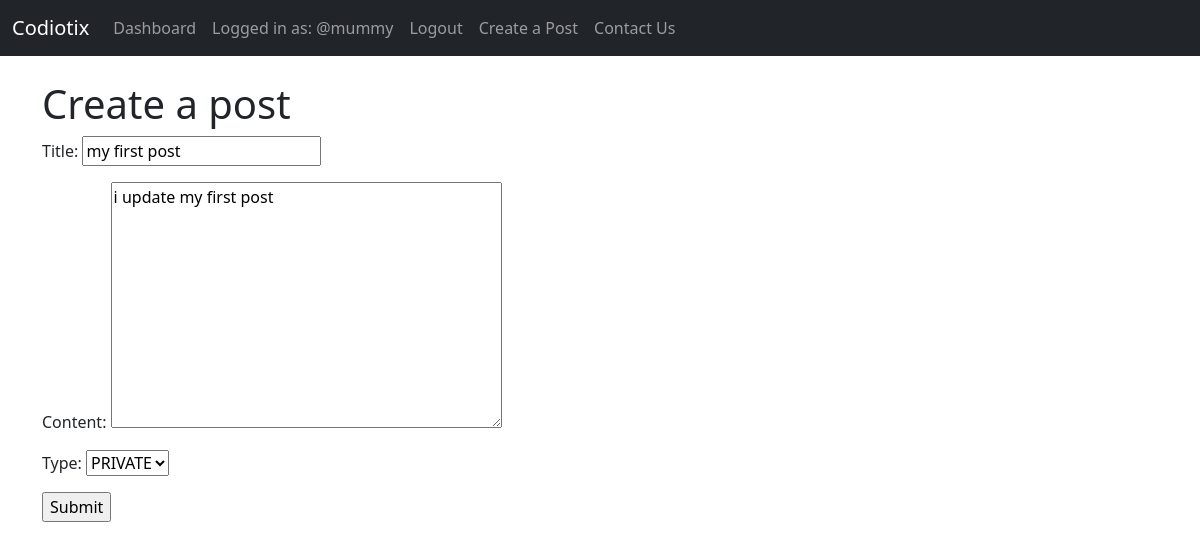
The app's page /update/1 (signed in) with its own data.
### blog/models.py (models this page shows, shortened)
class Post(models.Model):
    CATEGORIES = (
        ('public' ,'PUBLIC'),
        ('private' ,'PRIVATE'),
    )
    Title = models.CharField(max_length=50)
    Content = models.TextField()
    Type = models.CharField(max_length=30 , choices = CATEGORIES , default="public")
    Creator = models.ForeignKey(User , on_delete=models.CASCADE)
    Created_on = models.DateTimeField(auto_now_add=True)
    Updated_on = models.DateTimeField(auto_now=True)

### blog/views.py (the view)
# urls.py: path('update/<str:pk>' , views.Update , name="update"),
def Update(request , pk):
    user = request.user
    post = Post.objects.get(id=pk)
    if user.is_authenticated and post.Creator == user:
        form = CreatePostForm(instance = post)
        if request.method =="POST":
            form = CreatePostForm(request.POST , instance = post)
            if form.is_valid():
                form.save()
                messages.success(request , 'Your post with postid ' +str(post.id)+ ' is updated successfully')
                return redirect('dashboard')
        context ={
            'form':form
        }
        return render(request , 'blog/postform.html' , context)
    elif post.Creator is not user and user.is_authenticated:
        return redirect('dashboard')
    else:
        return redirect('/')

### blog/forms.py
class CreatePostForm(forms.ModelForm):
    class Meta:
        model = Post
        fields = ('Title','Content','Type')

### blog/templates/blog/postform.html (shortened to what this page needs)
{%extends 'blog/main.html'%}
{%block content%}
<div class="container">
<h1 class ="h1 mt-4">Create a post</h1>
<form method = "post" action="">
    {{form.as_p}}
    <input type ="submit" name="Create a Post">
</form>
</div>
{%endblock content%}

### blog/templates/blog/navbar.html (shortened to what this page needs)
{%load static%}
<nav class="navbar navbar-expand-lg navbar-dark bg-dark">
    <div class="container-fluid text-white">
      <a class="navbar-brand">Codiotix</a>
      <div class="collapse navbar-collapse" id="navbarSupportedContent">
        <ul class="navbar-nav  mb-2 mb-lg-0 ml-auto item">
          {%if user.is_authenticated%}
          <li class="nav-item">
            <a class="nav-link" href="{%url 'dashboard'%}">Dashboard</a>
          </li>
          <li class="nav-item">
            <a class="nav-link">Logged in as: @{{user.username}}</a>
          </li>
          <li class="nav-item">
            <a class="nav-link" href="{%url 'logout'%}">Logout</a>
          </li>
          <li class="nav-item">
            <a class="nav-link" href="{%url 'CreatePost'%}">Create a Post</a>
          </li>
          {%endif%}
          <li class="nav-item">
            <a class="nav-link" href="{%url 'contact'%}">Contact Us</a>
          </li>
        </ul>
      </div>
    </div>
  </nav>

### static/css/style.css (style rules this page uses)
.item { color:white !important; }

### records on screen
Post: Title "my first post", Content "i update my first post", Type "PRIVATE"

### other values on screen
{{ user.username }} "mummy"
